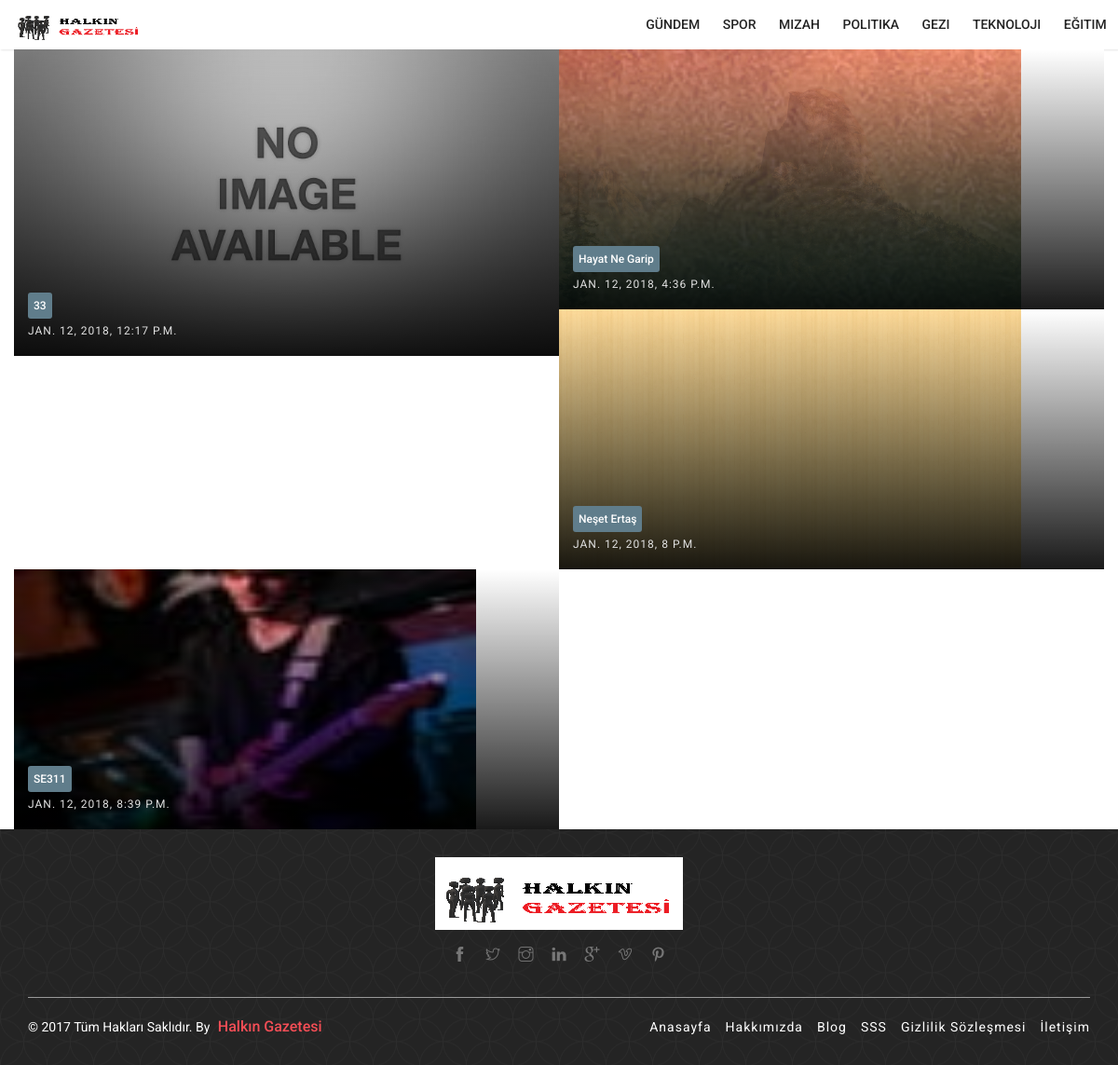
Page /1/kategoriIndex/ on the committed database.
### deneme/models.py (models this page shows, shortened)
class Kategori(models.Model):
    katadi=models.CharField(max_length=30,verbose_name='kategoriadi')

class Postumuz(models.Model):
    user=models.ForeignKey('auth.User',verbose_name='Yazar',related_name='posts')
    kat=models.ForeignKey('Kategori',verbose_name='Kategori',related_name='posts')
    baslik=models.CharField(max_length=120,verbose_name="Başlık")
    content=RichTextField(verbose_name="İçerik")
    tarihi=models.DateTimeField(verbose_name="Yayımlanma Tarihi",auto_now_add=True)
    image=models.FileField(null=True,blank=True)

### deneme/views.py (the view, shortened to what this page needs)
# urls.py: url(r'^(?P<id>\d+)/kategoriIndex/$', deneme_views.kategoriIndex),
def kategoriIndex(request,id):
    kat_list = Postumuz.objects.filter(kat__id=id)
    kat2_list = Kategori.objects.all
    if request.user.is_authenticated():
        context1 = {
            'isim': request.user.username,
        }
    else:
        context1 = {
            'isim': 'Misafir',
        }
    pop_list = Postumuz.objects.all()
    query = request.GET.get('search')
    return render(request,'kategoriIndex.html',{'da':kat_list,'kat':kat2_list,'isim':context1})

### deneme/templates/kategoriIndex.html (shortened to what this page needs)
<!DOCTYPE html>
<html lang="en">
<head>
      <link href="/static/deneme/css/bootstrap-normal-container.min.css" rel="stylesheet" type="text/css">
      <link href="/static/deneme/css/animate.min.css" rel="stylesheet" type="text/css">
      <link href="/static/deneme/css/zerogrid.css" rel="stylesheet" type="text/css">
      <link rel="stylesheet" href="/static/deneme/css/megaMenu.css">
      <link href="/static/deneme/css/font-awesome.min.css" rel="stylesheet" type="text/css">
      <link rel="stylesheet" href="/static/deneme/css/themify-icons.css" type="text/css">
      <link href="/static/deneme/ss/owl.carousel.css" rel="stylesheet" type="text/css">
      <link href="/static/deneme/css/owl.theme.default.css" rel="stylesheet" type="text/css">
      <link href="/static/deneme/css/style.css" rel="stylesheet" type="text/css">
      <link href="/static/deneme/css/breakingNews.css" rel="stylesheet" type="text/css">
      <link href="/static/deneme/css/magnific-popup.css" rel="stylesheet">
      <link rel="stylesheet" id="color" href="/static/deneme/css/colors/defualt.css">
      <link rel="stylesheet" id="theme-color" type="text/css" href="#" />
   </head>
   <body>
   {% block body %}
      <section class="menu-container-section">
         <nav id="menu-3" class="megaMenu" data-color="">
            <div class="nav-container">
               <div class="sticky-container">
                  <ul class="menu-logo hidden-md">
                     <li>
                        <a href="/">
                        <img src="/static/deneme/images/logo-small.png" class="img-responsive" alt="logo">
                        </a>
                     </li>
                  </ul>
                           <ul class="menu-links pull-right">
                       {% for kategori in kat.all %}
                     <li>
                        <a href="/{{ kategori.id }}/kategoriIndex"><span class="text">  {{ kategori.katadi }} </span> </a>
                     </li>
                       {% endfor %}
                  </ul>
               </div>
            </div>
         </nav>
      </section>
      <section class="zerogrid-section" id="fluid-posts">
         <div class="container-fluid">
            <div class="row">
               <div class="col-md-12 col-xs-12 col-sm-12">
                  <div class="zerogrid">
                     {% for item in da %}
                        <div class="col-1-3">
                           <div class="wrap-col post">
                              <div class="grid-item">
                                 <div class="post-content">
                                    <div class="catname">
                                       <a class="btn btn-gray" href="/{{ item.id}} ">
                                          <div>{{ item.baslik }}</div>
                                       </a>
                                    </div>
                                    <ul class="post-tools">
                                       <li>  {{ item.tarihi }} </li>
                                    </ul>
                                 </div>
                                 <div class="post-thumb thumb">
                                    {% if item.image %}
                                    <img alt="" src="{{ item.image.url }}" style="max-width:496px;max-height:279px;max-width:496px;max-height:279px;">
                                    {% else %}
                                    <img alt="" src="/static/noi.jpg">
                                    {% endif %} </div>
                              </div>
                           </div>
                        </div>
                     {% endfor %}
                     </div>
                  </div>
               </div>
            </div>
      </section>
      <footer class="footer-2">
         <div class="footer-top">
            <div class="container">
               <div class="row">
                  <div class="col-md-12 col-sm-12 col-xs-12">
                     <div class="footer-block">
                        <img src="images/logo-small.png" alt="" class="logo-footer">
                        <div class="social-media-icons">
                           <ul>
                              <li> <a href="#"><i class="ti-facebook"></i></a></li>
                              <li> <a href="#"><i class="ti-twitter"></i></a></li>
                              <li> <a href="#"><i class="ti-instagram"></i></a></li>
                              <li> <a href="#"><i class="ti-linkedin"></i></a></li>
                              <li> <a href="#"><i class="ti-google"></i></a></li>
                              <li> <a href="#"><i class="ti-vimeo"></i></a></li>
                              <li> <a href="#"><i class="ti-pinterest"></i></a></li>
                           </ul>
                        </div>
                     </div>
                  </div>
               </div>
               <div class="row">
                  <div class="col-md-12 col-sm-12 col-xs-12">
                     <div class="footer-footer-area">
                        <div class="copyright"> <span>&copy; 2017 Tüm Hakları Saklıdır. By <a href="#">Halkın Gazetesi</a></span> </div>
                        <ul>
                           <li><a href="#">Anasayfa </a></li>
                           <li><a href="#">Hakkımızda</a></li>
                           <li><a href="#">Blog</a></li>
                           <li><a href="#">SSS</a></li>
                           <li><a href="#">Gizlilik Sözleşmesi</a></li>
                           <li><a href="#">İletişim</a></li>
                        </ul>
                     </div>
                  </div>
               </div>
            </div>
         </div>
      </footer>
   {% endblock %}
   </body>
</html>

### deneme/static/deneme/css/zerogrid.css (style rules this page uses)
.zerogrid { width: 1200px; position: relative; margin: 0 auto; padding: 0px; }
.zerogrid:after { content: "\0020"; display: block; height: 0; clear: both; visibility: hidden; }
.zerogrid .row:before,.row:after { content: '\0020'; display: block; overflow: hidden; visibility: hidden; width: 0; height: 0; }
.zerogrid .wrap-col { margin:10px; }
.zerogrid .col-1-2, .zerogrid .col-1-3, .zerogrid .col-2-3, .zerogrid .col-1-4, .zerogrid .col-2-4, .zerogrid .col-3-4, .zerogrid .col-1-5, .zerogrid .col-2-5, .zerogrid .col-3-5, .zerogrid .col-4-5, .zerogrid .col-1-6, .zerogrid .col-2-6, .zerogrid .col-3-6, .zerogrid .col-4-6, .zerogrid .col-5-6 { float:left; display: inline-block; }
.zerogrid .col-1-3 { width:33.33%; }

### deneme/static/deneme/css/colors/defualt.css (style rules this page uses)
.megaMenu .menu-logo > li > a::after, .megaMenu .menu-links > li > a::after, .megaMenu .drop-down li > a::after, .megaMenu .drop-down-large .nav-tabs.vertical a::after, .megaMenu .drop-down-medium .nav-tabs.vertical a::after, .megaMenu .drop-down-large .nav-tabs a::after, .megaMenu .drop-down-medium .nav-tabs a::after, .megaMenu .drop-down-large .well::after, .megaMenu .drop-down-medium .well::after, .megaMenu .drop-down-large .list-group .list-group-item::after, .megaMenu .drop-down-medium .list-group .list-group-item::after, .megaMenu .drop-down-large .btn-default::after, .megaMenu .drop-down-medium .btn-default::after, .megaMenu .drop-down-large .btn::after, .megaMenu .drop-down-medium .btn::after, .megaMenu .drop-down-large table td::after, .megaMenu .drop-down-large table th::after, .megaMenu .drop-down-medium table th::after, .megaMenu .drop-down-medium table th::after, .megaMenu .menu-user-profile .profile-icons a::after, .megaMenu .menu-contact-us button[type="submit"]::after, .megaMenu .menu-contact-us button[type="reset"]::after, .megaMenu .menu-search-bar-desktop button[type="submit"]::after, .megaMenu ul.menu-search-bar-mobile button[type="submit"]::after, .megaMenu .menu-search-bar-desktop > li > a > i.fa::after, .megaMenu ul.menu-search-bar-mobile > li > a > i.fa::after { background-color: #f44a56; }

### rows in the picture
Kategori: katadi "GÜNDEM"
Kategori: katadi "SPOR"
Kategori: katadi "MIZAH"
Kategori: katadi "POLITIKA"
Kategori: katadi "GEZI"
Kategori: katadi "TEKNOLOJI"
Kategori: katadi "EĞITIM"
Postumuz: baslik "33", tarihi "JAN. 12, 2018, 12:17 P.M."
Postumuz: baslik "Hayat Ne Garip", tarihi "JAN. 12, 2018, 4:36 P.M.", image (picture)
Postumuz: baslik "Neşet Ertaş", tarihi "JAN. 12, 2018, 8 P.M.", image (picture)
Postumuz: baslik "SE311", tarihi "JAN. 12, 2018, 8:39 P.M.", image (picture)
